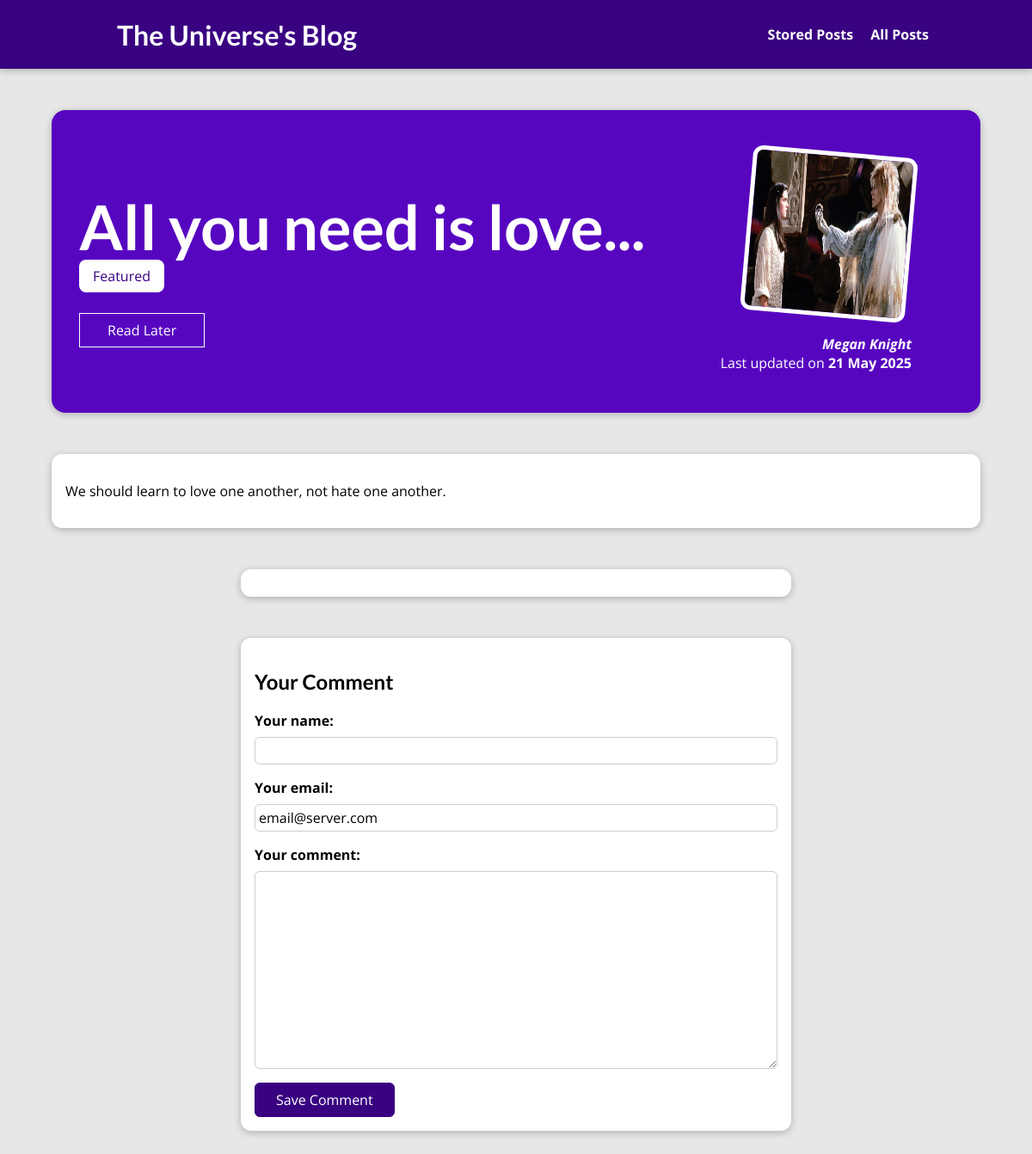
The page /posts/all-you-need-is-love on the database its author committed.
### blog/models.py (models this page shows, shortened)
class Post(models.Model):
    id = models.AutoField(auto_created=True, primary_key=True,
                          serialize=False, verbose_name='ID')
    title = models.CharField(default="", max_length=100)
    content = models.TextField(default="", blank=True)
    excerpt = models.CharField(default="", max_length=20)
    image = models.CharField(default="mountains.jpg", max_length=100)
    email = models.EmailField(default="email@server.com")
    date = models.DateField(auto_now=False)
    author = models.ForeignKey(
        Author, on_delete=models.SET_NULL, related_name="posts", null=True)
    post_slug = models.SlugField(
        null=False, db_index=True, blank=False, unique=True)
    tags = models.ManyToManyField("Tag")

class Tag(models.Model):
    captions = models.CharField(max_length=20)

class Author(models.Model):
    id = models.AutoField(auto_created=True, primary_key=True,
                          serialize=False, verbose_name='ID')
    first_name = models.CharField(max_length=100)
    last_name = models.CharField(max_length=100)
    bio = models.TextField(null=True)
    def full_name(self):
        return f"{self.first_name} {self.last_name}"
    def __str__(self):  # This method returns a string representation of the model instance
        return self.full_name()

### blog/views.py (the view, shortened to what this page needs)
# urls.py: path("posts/<slug:post_slug>", views.post_detail_view.as_view(),
class post_detail_view(View):
    slug_field = "post_slug"         # model field name
    slug_url_kwarg = "post_slug"
    def is_stored_post(self, request, post_id):
        stored_posts = request.session.get('stored_posts')
        if stored_posts is not None:
            is_saved_for_later = post_id in stored_posts
        else:
            is_saved_for_later = False
        return is_saved_for_later
    def get(self, request, post_slug):
        post = Post.objects.get(post_slug=post_slug)
        context = {
            'post': post,
            'post_tags': post.tags.all(),
            'comments': post.comments.all().order_by('-id'),
            'comment_form': CommentForm(),
            'saved_for_later': self.is_stored_post(request, post.id)
        }
        return render(request, 'blog/post-detail.html', context)

### blog/forms.py
class CommentForm(forms.ModelForm):
    class Meta:
        model = Comment
        exclude = ['post']
        labels = {
            'user_name': 'Your name',
            'user_email': 'Your email',
            'text': 'Your comment'
        }
        error_messages = {
            'user_name': {
                'required': 'Please enter your user name',
                'max_length': 'User name cannot exceed 100 characters'
            },
            'text': {
                'required': 'Please enter your comment',
                'max_length': 'Comment cannot exceed 400 characters'
            }
        }

### blog/templates/blog/post-detail.html (shortened to what this page needs)
{% extends 'base.html' %}
{% load static %}
{% block css-files %}
    <link rel="stylesheet" href="{% static 'blog/post-detail.css' %}">
{% endblock %}
{% block content %}
<section id="summary">
    <h2>{{ post.title }}</h2>
    <div>
        {% for tag in post.tags.all %}
            <span class="tag">{{ tag.captions }}</span>
        {% endfor %}
    </div>
    <div id='read-later'>
        <form action='{% url "read-later" %}' method='POST'>
            <button>
                {% if saved_for_later %}
                Remove from Read Later list
                {% else %}
                Read Later
                {% endif %}
            </button>
        </form>
    <article>
        <img src="{% static "blog/images/"|add:post.image %}" alt="{{ post.title }}" />
        <address><a href="mailto:megan.knight@broadridge.com>">{{ post.author }}</a></address>
        <div>
            Last updated on <time>{{ post.date|date:"d M Y" }}</time>
        </div>
    </article>
</section>
<main>
    {{ post.content|linebreaks }}
</main>
<section id='comments'>
</section>
<section id='comment-form'>
    <h2>Your Comment</h2>
    <form action='{% url "post-detail-page" post.post_slug %}' method='POST' novalidate>
        {% for form_field in comment_form %}
            <div class='form-control {% if form_field.errors %}invalid{% endif %}'>
                {{ form_field.label_tag }}
                {{ form_field }}
            </div>
        {% endfor %}
        <button>Save Comment</button>
    </form>
</section>
{% endblock %}

### static/app.css (style rules this page uses)
* { box-sizing: border-box; }
html { font-family: 'Open Sans', 'Lato', sans-serif; }
body { margin: 0; }
h1, h2, h3 { font-family: 'Lato', sans-serif; font-weight: bold; }

### blog/static/blog/post-detail.css (style rules this page uses)
body { background-color: #e7e7e7; }
#summary { margin: 8rem auto 3rem auto; padding: 2rem; width: 90%; max-width: 90rem; border-radius: 16px; background-color: #5706c0; position: relative; box-shadow: 0 2px 8px rgba(0, 0, 0, 0.25); height: 22rem; }
#summary h2 { color: white; font-size: 4.5rem; margin-bottom: 0.25rem; }
#summary article { position: absolute; top: 2rem; right: 3rem; padding: 1rem 2rem; border-radius: 12px; text-align: right; color: white; }
#summary article img { width: 12rem; height: 12rem; border-radius: 12px; transform: rotateZ(5deg); border: 5px solid white; margin-bottom: 1rem; }
#summary address { font-weight: bold; }
#summary a { color: white; text-decoration: none; }
#summary time { font-weight: bold; }
#read-later { margin: 2rem 0; }
#read-later button { background-color: transparent; border: 1px solid white; padding: 0.5rem 2rem; font: inherit; color: white; cursor: pointer; }
main { width: 90%; max-width: 90rem; margin: 3rem auto; background-color: white; padding: 1rem; border-radius: 12px; box-shadow: 0 2px 8px rgba(0, 0, 0, 0.25); }
.tag { background-color: white; color: #390281; padding: 0.5rem 1rem; border-radius: 8px; }
#comment-form { margin: 3rem auto; width: 90%; max-width: 40rem; border-radius: 12px; background-color: white; box-shadow: 0 2px 8px rgba(0, 0, 0, 0.25); padding: 1rem; }
#comment-form button { font: inherit; background-color: #390281; color: white; border: 1px solid #390281; padding: 0.5rem 1.5rem; border-radius: 6px; cursor: pointer; }
.form-control { margin-bottom: 1rem; }
.form-control label { font-weight: bold; margin-bottom: 0.5rem; display: block; }
.form-control input, .form-control textarea { display: block; width: 100%; font: inherit; padding: 0.25rem; border-radius: 6px; border: 1px solid #ccc; }
#comments { margin: 3rem auto; width: 90%; max-width: 40rem; border-radius: 12px; background-color: white; box-shadow: 0 2px 8px rgba(0, 0, 0, 0.25); padding: 1rem 2rem; }

### rows shown on the page
Post: title "All you need is love...", image (picture), author "Megan Knight", date "21 May 2025", content "We should learn to love one another, not hate one another."
Tag: captions "Featured"
